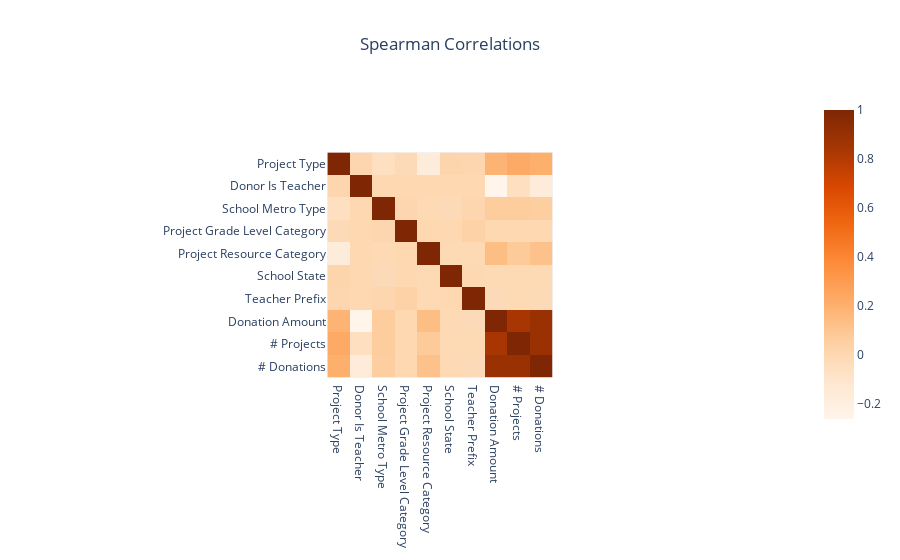

Notebook code for this chart:
### Code cell
fig = px.imshow(df_ptype_corr, color_continuous_scale='Oranges', title='Spearman Correlations')
fig.layout.height = 500
fig.update_layout(title_text='Spearman Correlations', title_x=0.5)
fig.show()

### Figure 1 — Plotly figure (JSON) as saved in the notebook; plotly's stock layout.template omitted (floating-point values rounded to 4 significant figures)
{"data": [{"coloraxis": "coloraxis", "hovertemplate": "x: %{x}<br>y: %{y}<br>color: %{z}<extra></extra>", "name": "0", "type": "heatmap", "x": ["Project Type", "Donor Is Teacher", "School Metro Type", "Project Grade Level Category", "Project Resource Category", "School State", "Teacher Prefix", "Donation Amount", "# Projects", "# Donations"], "xaxis": "x", "y": ["Project Type", "Donor Is Teacher", "School Metro Type", "Project Grade Level Category", "Project Resource Category", "School State", "Teacher Prefix", "Donation Amount", "# Projects", "# Donations"], "yaxis": "y", "z": [[1, 0.01, -0.05, -0.02, -0.17, 0.02, 0.01, 0.19, 0.23, 0.21], [0.01, 1, 0, 0, 0, 0, 0, -0.26, -0.05, -0.16], [-0.05, 0, 1, 0.01, -0.01, -0.02, 0.01, 0.07, 0.07, 0.06], [-0.02, 0, 0.01, 1, 0, 0, 0.04, 0, 0, 0], [-0.17, 0, -0.01, 0, 1, -0.01, -0.01, 0.14, 0.08, 0.12], [0.02, 0, -0.02, 0, -0.01, 1, 0, -0.01, -0.01, -0.01], [0.01, 0, 0.01, 0.04, -0.01, 0, 1, -0.02, -0.01, -0.02], [0.19, -0.26, 0.07, 0, 0.14, -0.01, -0.02, 1, 0.84, 0.89], [0.23, -0.05, 0.07, 0, 0.08, -0.01, -0.01, 0.84, 1, 0.89], [0.21, -0.16, 0.06, 0, 0.12, -0.01, -0.02, 0.89, 0.89, 1]]}], "layout": {"autosize": true, "coloraxis": {"colorscale": [[0, "rgb(255,245,235)"], [0.125, "rgb(254,230,206)"], [0.25, "rgb(253,208,162)"], [0.375, "rgb(253,174,107)"], [0.5, "rgb(253,141,60)"], [0.625, "rgb(241,105,19)"], [0.75, "rgb(217,72,1)"], [0.875, "rgb(166,54,3)"], [1, "rgb(127,39,4)"]]}, "title": {"text": "Spearman Correlations", "x": 0.5}, "xaxis": {"anchor": "y", "autorange": true, "constrain": "domain", "domain": [0.3436, 0.6564], "range": [-0.5, 9.5], "scaleanchor": "y", "type": "category"}, "yaxis": {"anchor": "x", "autorange": true, "constrain": "domain", "domain": [0, 1], "range": [9.5, -0.5], "type": "category"}}}
